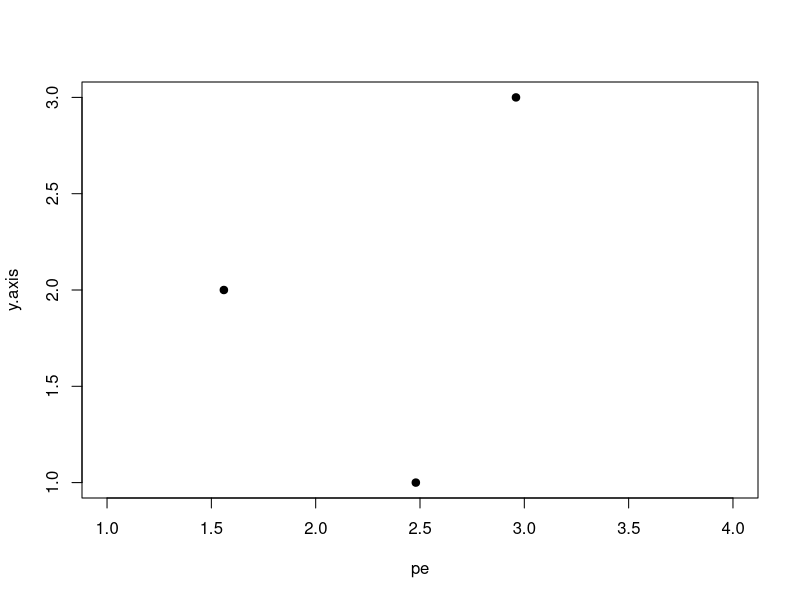
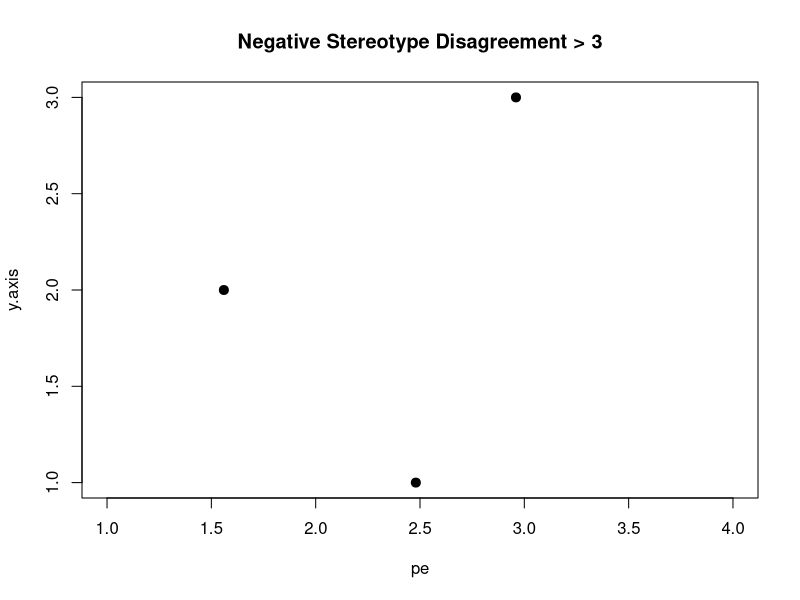
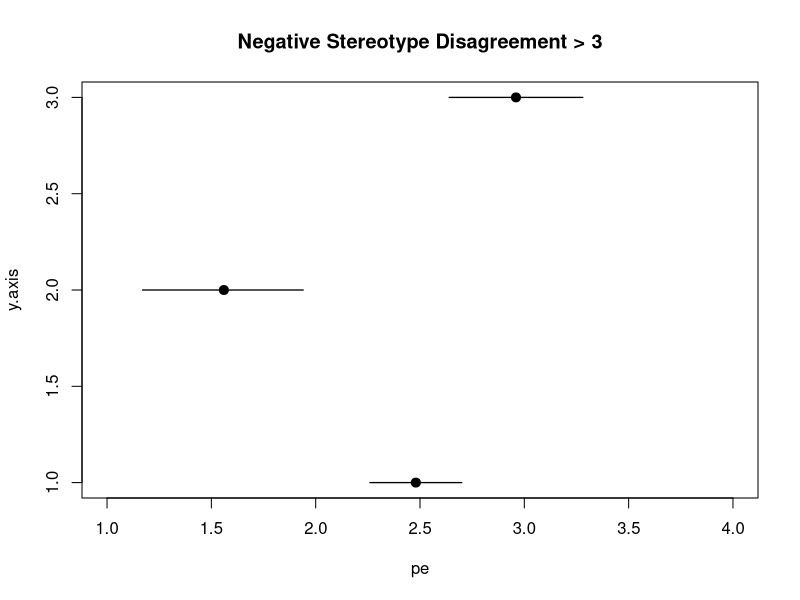
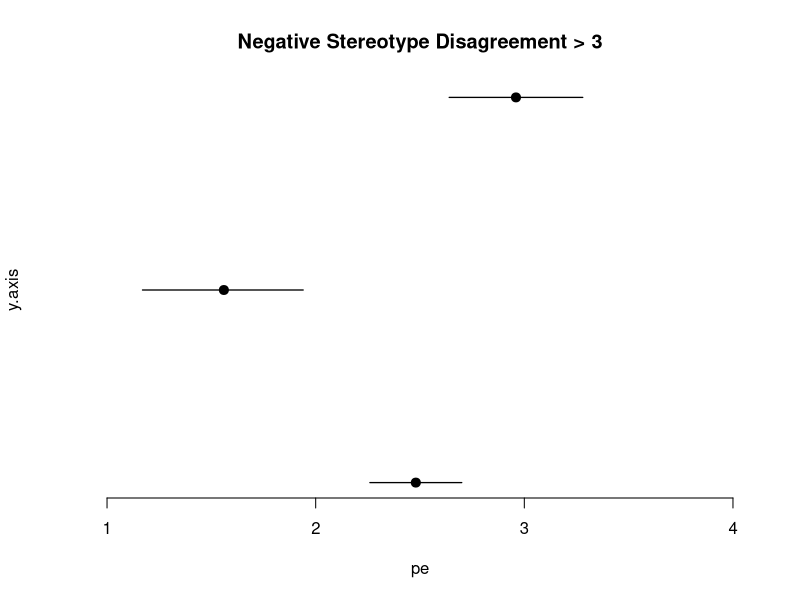
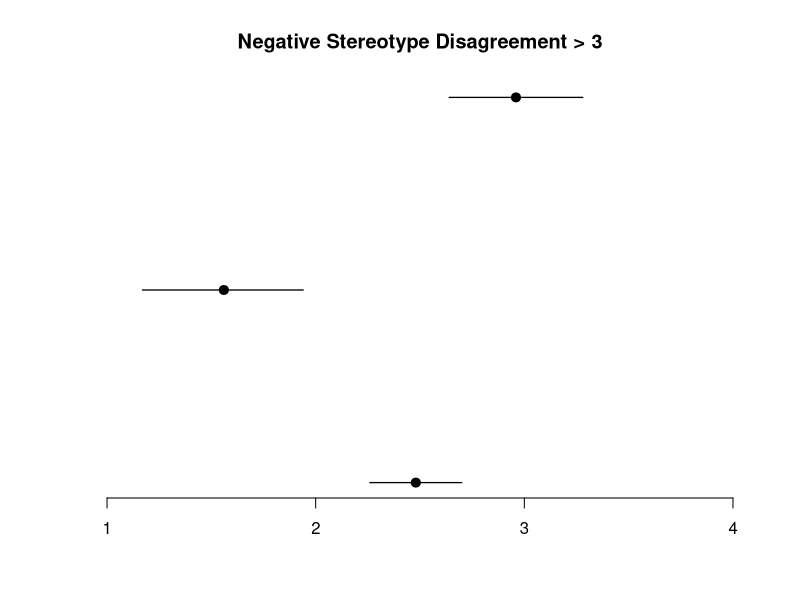
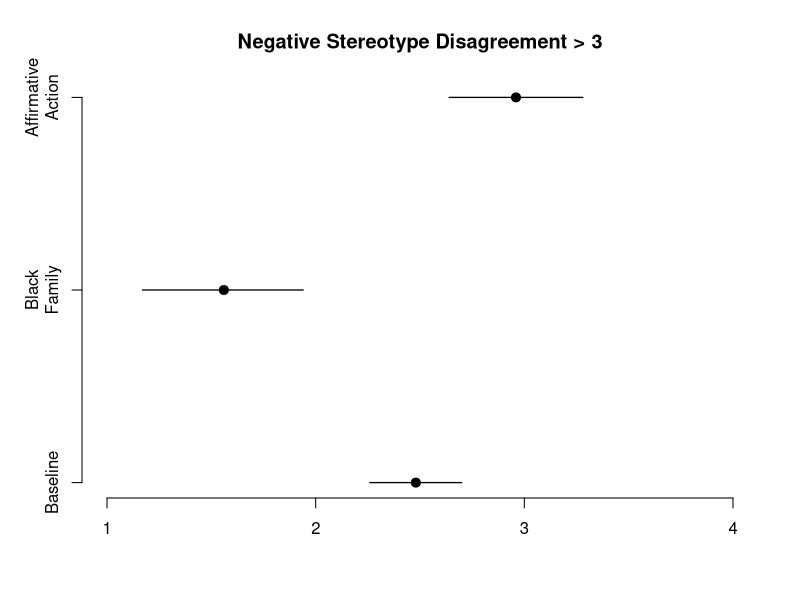
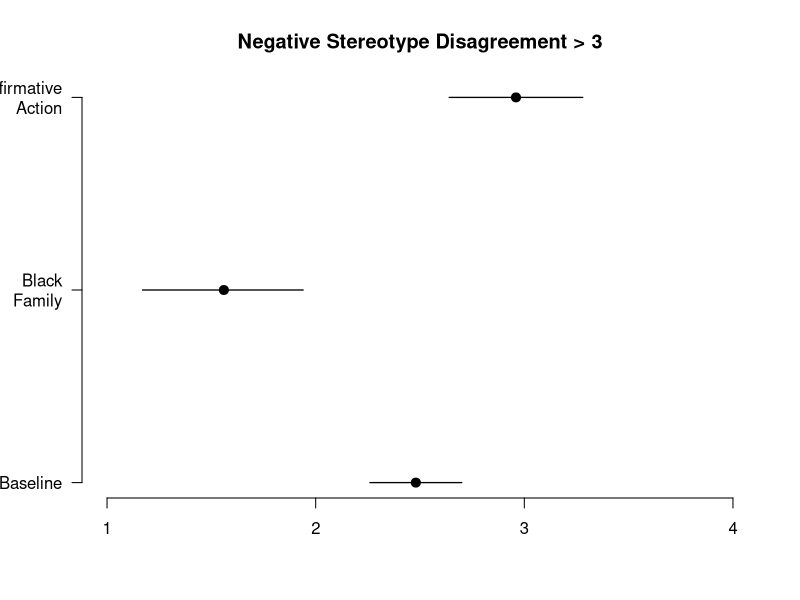
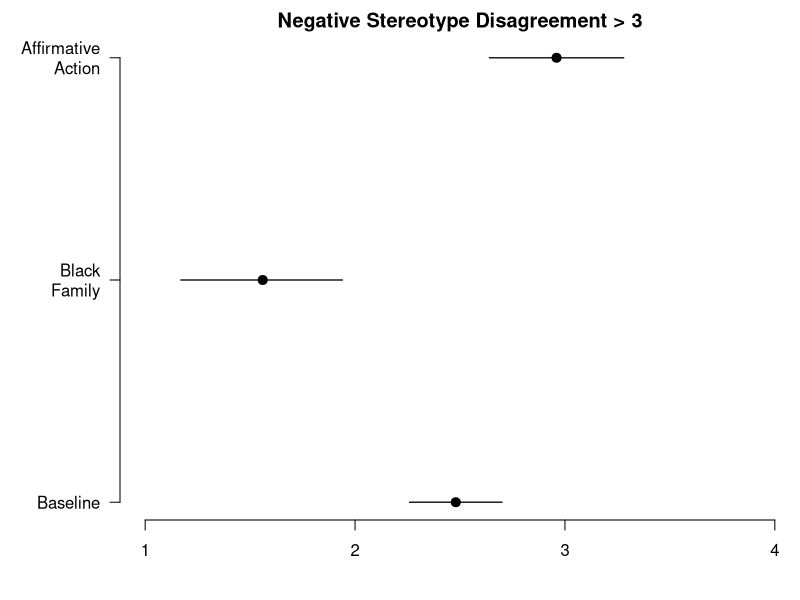

Write R code to recreate these figures, in order.
## ---- chunk 1
pe <- c(2.48, 1.56, 2.96)
y.axis <- c(1:3)
plot(pe, y.axis, type = "p", axes = TRUE, pch = 19, xlim = c(1, 4), ylim = c(1, 3))
## ---- chunk 2
plot(pe, y.axis, type = "p", axes = TRUE, pch = 19, xlim = c(1, 4), ylim = c(1, 3), cex = 1.2)
title(main = "Negative Stereotype Disagreement > 3")
## ---- chunk 3
plot(pe, y.axis, type = "p", axes = TRUE, pch = 19, xlim = c(1, 4), ylim = c(1, 3), cex = 1.2)
title(main = "Negative Stereotype Disagreement > 3")
lower <- c(2.26, 1.17, 2.64)
upper <- c(2.70, 1.94, 3.28) 
segments(lower, y.axis, upper, y.axis, lwd = 1.3)
## ---- chunk 4
plot(pe, y.axis, type = "p", axes = FALSE, pch = 19, xlim = c(1, 4), ylim = c(1, 3), cex = 1.2)
title(main = "Negative Stereotype Disagreement > 3")
lower <- c(2.26, 1.17, 2.64)
upper <- c(2.70, 1.94, 3.28) 
segments(lower, y.axis, upper, y.axis, lwd = 1.3)
axis(1, at = seq(1, 4, by = 1))
## ---- chunk 5
plot(pe, y.axis, type = "p", axes = FALSE, pch = 19, xlim = c(1, 4), ylim = c(1, 3), 
     cex = 1.2, xlab = "", ylab = "")
title(main = "Negative Stereotype Disagreement > 3")
lower <- c(2.26, 1.17, 2.64)
upper <- c(2.70, 1.94, 3.28) 
segments(lower, y.axis, upper, y.axis, lwd = 1.3)
axis(1, at = seq(1, 4, by = 1))
## ---- chunk 6
plot(pe, y.axis, type = "p", axes = FALSE, pch = 19, xlim = c(1, 4), ylim = c(1, 3), 
     cex = 1.2, xlab = "", ylab = "")
title(main = "Negative Stereotype Disagreement > 3")
lower <- c(2.26, 1.17, 2.64)
upper <- c(2.70, 1.94, 3.28) 
segments(lower, y.axis, upper, y.axis, lwd = 1.3)
axis(1, at = seq(1, 4, by = 1))
names <- c("Baseline", "Black\nFamily", "Affirmative\nAction")
axis(2, at = y.axis, label = names)
## ---- chunk 7
plot(pe, y.axis, type = "p", axes = FALSE, pch = 19, xlim = c(1, 4), ylim = c(1, 3), 
     cex = 1.2, xlab = "", ylab = "")
title(main = "Negative Stereotype Disagreement > 3")
lower <- c(2.26, 1.17, 2.64)
upper <- c(2.70, 1.94, 3.28) 
segments(lower, y.axis, upper, y.axis, lwd = 1.3)
axis(1, at = seq(1, 4, by = 1))
names <- c("Baseline", "Black\nFamily", "Affirmative\nAction")
axis(2, at = y.axis, label = names, las = 2)
## ---- chunk 8
par(mar = c(4, 6, 2, 0))
plot(pe, y.axis, type = "p", axes = FALSE, pch = 19, xlim = c(1, 4), ylim = c(1, 3), 
     cex = 1.2, xlab = "", ylab = "")
title(main = "Negative Stereotype Disagreement > 3")
lower <- c(2.26, 1.17, 2.64)
upper <- c(2.70, 1.94, 3.28) 
segments(lower, y.axis, upper, y.axis, lwd = 1.3)
axis(1, at = seq(1, 4, by = 1))
names <- c("Baseline", "Black\nFamily", "Affirmative\nAction")
axis(2, at = y.axis, label = names, las = 2)
## ---- chunk 9
par(mar = c(4, 6, 2, 0))
plot(rev(pe), y.axis, type = "p", axes = FALSE, pch = 19, xlim = c(1, 4), ylim = c(1, 3),
     cex = 1.2, xlab = "", ylab = "")
title(main = "Negative Stereotype Disagreement > 3")
lower <- c(2.26, 1.17, 2.64)
upper <- c(2.70, 1.94, 3.28) 
segments(rev(lower), y.axis, rev(upper), y.axis, lwd = 1.3)
axis(1, at = seq(1, 4, by = 1))
names <- c("Baseline", "Black\nFamily", "Affirmative\nAction")
axis(2, at = y.axis, label = rev(names), las = 2)
